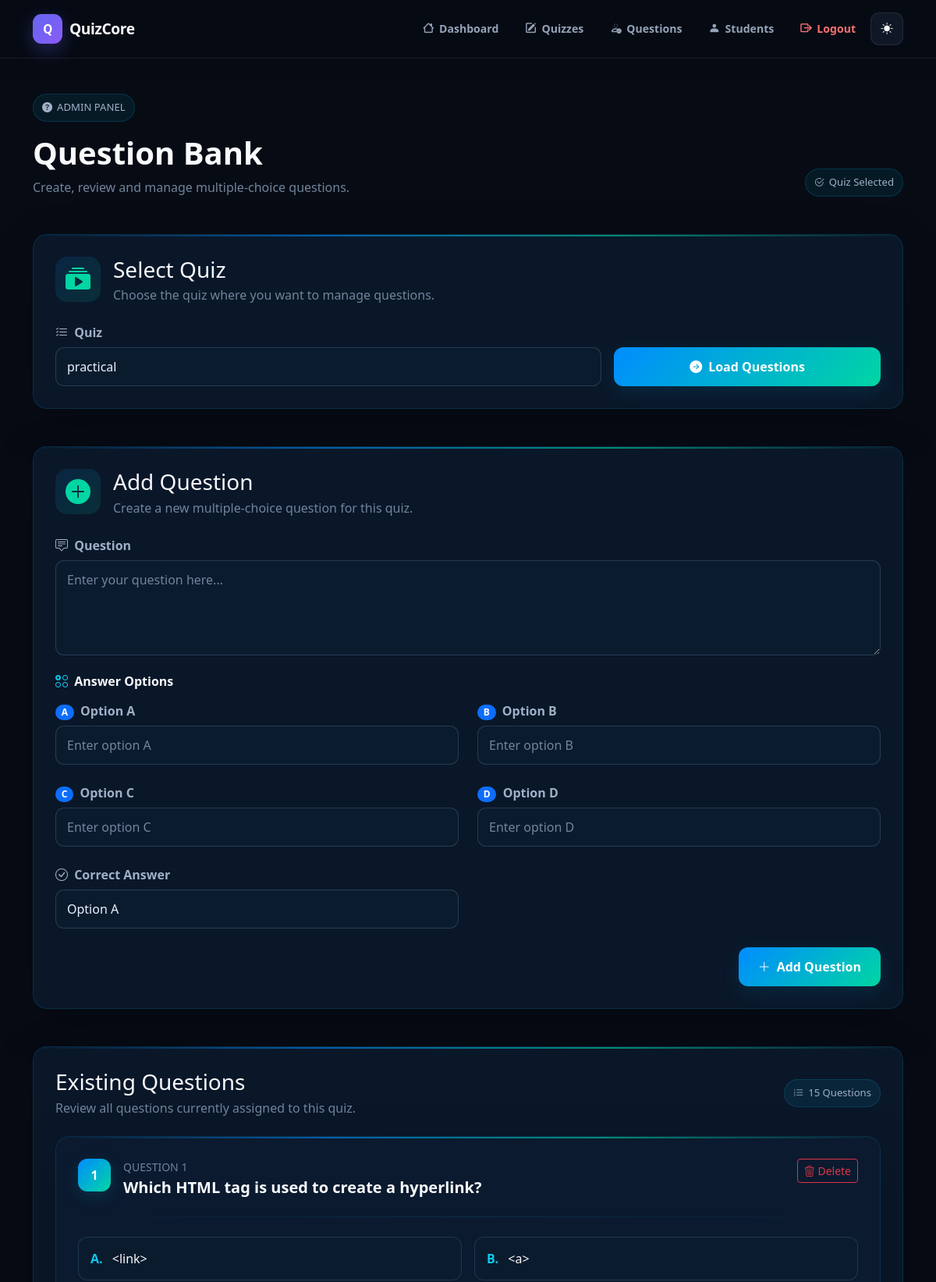
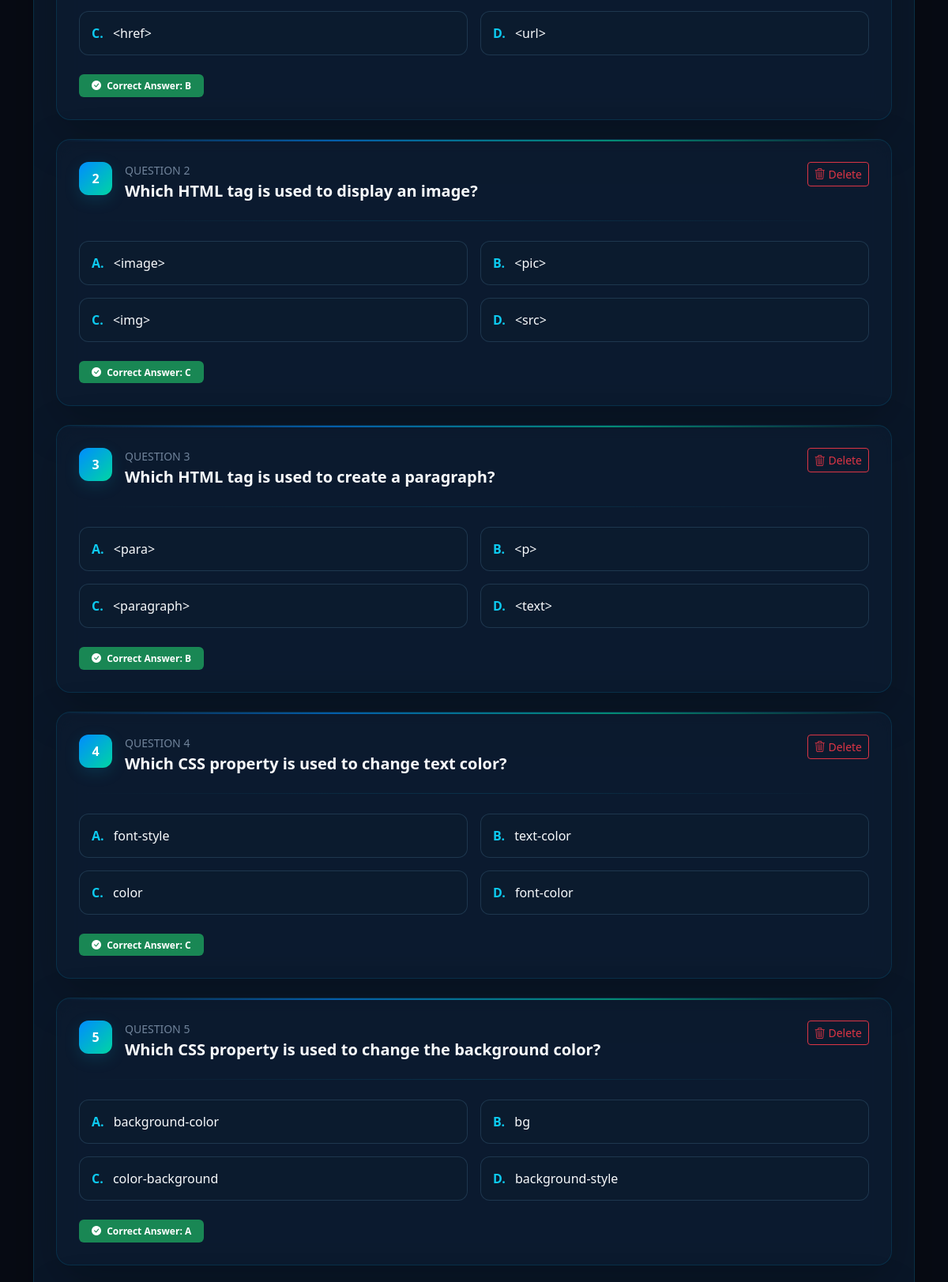
The page /admin/questions.php?quiz_id=2 (signed in, upper part) on the database its author committed (2 pictures, top to bottom).
### tables this page shows
CREATE TABLE `questions` (
    `id` INT(11) NOT NULL AUTO_INCREMENT,

    `quiz_id` INT(11) NOT NULL,

    `question` TEXT NOT NULL,

    `option_a` VARCHAR(500) NOT NULL,
    `option_b` VARCHAR(500) NOT NULL,
    `option_c` VARCHAR(500) NOT NULL,
    `option_d` VARCHAR(500) NOT NULL,

    `correct_answer` ENUM('A','B','C','D') NOT NULL,

    `created_at` TIMESTAMP NOT NULL DEFAULT CURRENT_TIMESTAMP,

    `marks` DECIMAL(5,2) NOT NULL DEFAULT 1.00,

    PRIMARY KEY (`id`),

    KEY `quiz_id` (`quiz_id`),

    CONSTRAINT `questions_ibfk_1`
        FOREIGN KEY (`quiz_id`)
        REFERENCES `quizzes` (`id`)
        ON DELETE CASCADE
);

### admin/questions.php (the view, shortened to what this page needs)
<?php
require_once "../config/db.php";
$quizId = isset($_GET["quiz_id"])
    ? intval($_GET["quiz_id"])
    : 0;
$quizzes = $conn->query(
    "SELECT *
     FROM quizzes
     ORDER BY title"
);
$questions = null;
if ($quizId > 0) {
    $stmt = $conn->prepare(
        "SELECT *
         FROM questions
         WHERE quiz_id = ?
         ORDER BY id"
    );
    $stmt->bind_param("i", $quizId);
    $stmt->execute();
    $questions = $stmt->get_result();
}
include "../includes/header.php";
?>
<div class="container">
    <div class="mb-5">
        <div class="d-flex flex-wrap justify-content-between align-items-end gap-3">
            <div>
                <div class="d-flex align-items-center gap-2 mb-3">
                    <span class="badge-tech">
                        <i class="bi bi-question-circle-fill"></i>
                        ADMIN PANEL
                    </span>
                </div>
                <h1 class="fw-bold mb-2">
                    Question Bank
                </h1>
                <p class="muted mb-0">
                    Create, review and manage multiple-choice questions.
                </p>
            </div>
            <?php if ($quizId > 0): ?>
                <div class="badge-tech">
                    <i class="bi bi-check2-circle"></i>
                    Quiz Selected
                </div>
            <?php endif; ?>
        </div>
    </div>
    <div class="tech-card mb-5">
        <div class="d-flex align-items-start gap-3 mb-4">
            <div class="feature-icon mb-0">
                <i class="bi bi-collection-play-fill"></i>
            </div>
            <div>
                <h3 class="mb-1">
                    Select Quiz
                </h3>
                <p class="muted mb-0">
                    Choose the quiz where you want to manage questions.
                </p>
            </div>
        </div>
        <form method="GET">
            <div class="row g-3 align-items-end">
                <div class="col-lg-8">
                    <label class="form-label">
                        <i class="bi bi-list-check me-1"></i>
                        Quiz
                    </label>
                    <select
                        name="quiz_id"
                        class="form-select"
                        required>
                        <?php while ($quiz = $quizzes->fetch_assoc()): ?>
                            <option
                                value="<?php echo $quiz["id"]; ?>"
                                <?php
                                echo $quizId == $quiz["id"]
                                    ? "selected"
                                    : "";
                                ?>>
                                <?php
                                echo htmlspecialchars(
                                    $quiz["title"]
                                );
                                ?>
                            </option>
                        <?php endwhile; ?>
                    </select>
                </div>
                <div class="col-lg-4">
                    <button
                        type="submit"
                        class="btn btn-tech w-100">
                        <i class="bi bi-arrow-right-circle-fill"></i>
                        Load Questions
                    </button>
                </div>
            </div>
        </form>
    </div>
    <?php if ($quizId > 0): ?>
        <div class="tech-card mb-5">
            <div class="d-flex align-items-start gap-3 mb-4">
                <div class="feature-icon mb-0">
                    <i class="bi bi-plus-circle-fill"></i>
                </div>
                <div>
                    <h3 class="mb-1">
                        Add Question
                    </h3>
                    <p class="muted mb-0">
                        Create a new multiple-choice question for this quiz.
                    </p>
                </div>
            </div>
            <form method="POST">
                <div class="mb-4">
                    <label class="form-label">
                        <i class="bi bi-chat-square-text me-1"></i>
                        Question
                    </label>
                    <textarea
                        name="question"
                        class="form-control"
                        rows="4"
                        placeholder="Enter your question here..."
                        required></textarea>
                </div>
                <div class="mb-3">
                    <h6 class="fw-bold mb-3">
                        <i class="bi bi-ui-radios-grid me-1 text-info"></i>
                        Answer Options
                    </h6>
                </div>
                <div class="row g-4">
                    <div class="col-md-6">
                        <label class="form-label">
                            <span class="badge rounded-pill text-bg-primary me-1">
                                A
                            </span>
                            Option A
                        </label>
                        <input
                            type="text"
                            name="option_a"
                            class="form-control"
                            placeholder="Enter option A"
                            required>
                    </div>
                    <div class="col-md-6">
                        <label class="form-label">
                            <span class="badge rounded-pill text-bg-primary me-1">
                                B
                            </span>
                            Option B
                        </label>
                        <input
                            type="text"
                            name="option_b"
                            class="form-control"
                            placeholder="Enter option B"
                            required>
                    </div>
                    <div class="col-md-6">
                        <label class="form-label">
                            <span class="badge rounded-pill text-bg-primary me-1">
                                C
                            </span>
                            Option C
                        </label>
                        <input
                            type="text"
                            name="option_c"
                            class="form-control"
                            placeholder="Enter option C"
                            required>
                    </div>
                    <div class="col-md-6">
                        <label class="form-label">
                            <span class="badge rounded-pill text-bg-primary me-1">
                                D
                            </span>
                            Option D
                        </label>
                        <input
                            type="text"
                            name="option_d"
                            class="form-control"
                            placeholder="Enter option D"
                            required>
                    </div>
                    <div class="col-md-6">
                        <label class="form-label">
                            <i class="bi bi-check-circle me-1"></i>
                            Correct Answer
                        </label>
                        <select
                            name="correct_answer"
                            class="form-select"
                            required>
                            <option value="A">
                                Option A
                            </option>
                        </select>
                    </div>
                </div>
                <div class="d-flex justify-content-end mt-4">
                    <button
                        type="submit"
                        name="add_question"
                        class="btn btn-tech">
                        <i class="bi bi-plus-lg"></i>
                        Add Question
                    </button>
                </div>
            </form>
        </div>
        <div class="tech-card">
            <div class="d-flex flex-wrap justify-content-between align-items-center gap-3 mb-4">
                <div>
                    <h3 class="mb-1">
                        Existing Questions
                    </h3>
                    <p class="muted mb-0">
                        Review all questions currently assigned to this quiz.
                    </p>
                </div>
                <?php if ($questions): ?>
                    <span class="badge-tech">
                        <i class="bi bi-list-ol"></i>
                        <?php echo $questions->num_rows; ?>
                        <?php
                        echo $questions->num_rows == 1
                            ? "Question"
                            : "Questions";
                        ?>
                    </span>
                <?php endif; ?>
            </div>
            <?php if ($questions && $questions->num_rows > 0): ?>
                <?php
                $number = 1;
                ?>
                <?php while ($question = $questions->fetch_assoc()): ?>
                    <div class="tech-card mb-4">
                        <div class="d-flex justify-content-between align-items-start gap-3">
                            <div class="d-flex gap-3">
                                <div
                                    class="user-avatar flex-shrink-0"
                                    style="width:42px;height:42px;border-radius:12px;">
                                    <?php echo $number; ?>
                                </div>
                                <div>
                                    <div class="small muted mb-1">
                                        QUESTION <?php echo $number; ?>
                                    </div>
                                    <h5 class="fw-bold mb-0">
                                        <?php
                                        echo htmlspecialchars(
                                            $question["question"]
                                        );
                                        ?>
                                    </h5>
                                </div>
                            </div>
                            <a
                                href="?quiz_id=<?php echo $quizId; ?>&delete=<?php echo $question["id"]; ?>"
                                class="btn btn-sm btn-outline-danger flex-shrink-0"
                                onclick="return confirm('Delete this question?');">
                                <i class="bi bi-trash3"></i>
                                <span class="d-none d-sm-inline">
                                    Delete
                                </span>
                            </a>
                        </div>
                        <div class="tech-divider"></div>
                        <div class="row g-3">
                            <div class="col-md-6">
                                <div class="quiz-option mb-0">
                                    <span class="fw-bold text-info me-2">
                                        A.
                                    </span>
                                    <?php
                                    echo htmlspecialchars(
                                        $question["option_a"]
                                    );
                                    ?>
                                </div>
                            </div>
                            <div class="col-md-6">
                                <div class="quiz-option mb-0">
                                    <span class="fw-bold text-info me-2">
                                        B.
                                    </span>
                                    <?php
                                    echo htmlspecialchars(
                                        $question["option_b"]
                                    );
                                    ?>
                                </div>
                            </div>
                            <div class="col-md-6">
                                <div class="quiz-option mb-0">
                                    <span class="fw-bold text-info me-2">
                                        C.
                                    </span>
                                    <?php
                                    echo htmlspecialchars(
                                        $question["option_c"]
                                    );
                                    ?>
                                </div>
                            </div>
                            <div class="col-md-6">
                                <div class="quiz-option mb-0">
                                    <span class="fw-bold text-info me-2">
                                        D.
                                    </span>
                                    <?php
                                    echo htmlspecialchars(
                                        $question["option_d"]
                                    );
                                    ?>
                                </div>
                            </div>
                        </div>
                        <div class="mt-4">
                            <span class="badge bg-success px-3 py-2">
                                <i class="bi bi-check-circle-fill me-1"></i>
                                Correct Answer:
                                <?php echo $question["correct_answer"]; ?>
                            </span>
                        </div>
                    </div>
                    <?php $number++; ?>
                <?php endwhile; ?>
            <?php endif; ?>
        </div>
    <?php endif; ?>
</div>
<?php include "../includes/footer.php"; ?>

### rows shown on the page
questions: question "Which HTML tag is used to create a hyperlink?", option_a "<link>", option_b "<a>", option_c "<href>", option_d "<url>", correct_answer "B"
questions: question "Which HTML tag is used to display an image?", option_a "<image>", option_b "<pic>", option_c "<img>", option_d "<src>", correct_answer "C"
questions: question "Which HTML tag is used to create a paragraph?", option_a "<para>", option_b "<p>", option_c "<paragraph>", option_d "<text>", correct_answer "B"
questions: question "Which CSS property is used to change text color?", option_a "font-style", option_b "text-color", option_c "color", option_d "font-color", correct_answer "C"
questions: question "Which CSS property is used to change the background color?", option_a "background-color", option_b "bg", option_c "color-background", option_d "background-style", correct_answer "A"

### other values the page prints
$questions->num_rows "15"
form field quiz_id "practical"
